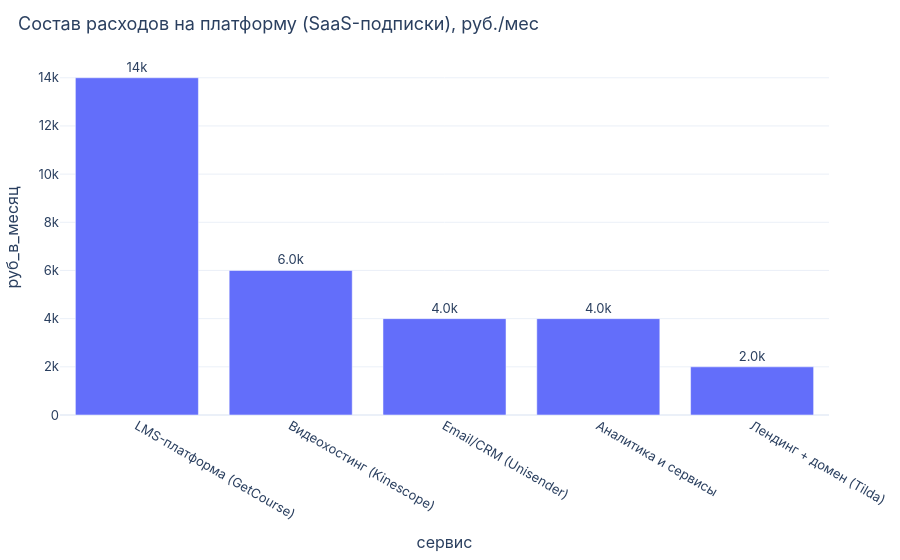

Here is the notebook cell this chart was saved with:
### Markdown cell above
### Закупки и подрядчики

Что именно покупаем для запуска, как часто и почему у этих контрагентов. Сумма SaaS-подписок формирует строку «Платформа», эквайринг — комиссию в P&L (раздел 10).

### Code cell
# Что и у кого закупаем для запуска школы - это наши контрагенты-поставщики.
# Сумма SaaS-подписок даёт строку «Платформа», а эквайринг - комиссию в P&L (раздел 10).
PLATFORM_ITEMS = {
    "LMS-платформа (GetCourse)": 14000,
    "Видеохостинг (Kinescope)": 6000,
    "Email/CRM (Unisender)": 4000,
    "Лендинг + домен (Tilda)": 2000,
    "Аналитика и сервисы": 4000,
}
PLATFORM_COST = sum(PLATFORM_ITEMS.values())   # 30 000 руб./мес - сумма подписок
ACQUIRING_RATE = 0.035                          # ЮKassa, базовый тариф онлайн-эквайринга

procurement = pd.DataFrame([
    {"закупка": "LMS-платформа (GetCourse)", "как часто": "подписка, ежемесячно",
     "стоимость": "14 000 ₽/мес", "почему этот контрагент": "зрелый игрок, готовые интеграции и приём оплат"},
    {"закупка": "Видеохостинг (Kinescope)", "как часто": "подписка, ежемесячно",
     "стоимость": "6 000 ₽/мес", "почему этот контрагент": "российский сервис, видео без блокировок"},
    {"закупка": "Email/CRM (Unisender)", "как часто": "подписка, ежемесячно",
     "стоимость": "4 000 ₽/мес", "почему этот контрагент": "автоворонки прогрева лидов"},
    {"закупка": "Лендинг + домен (Tilda)", "как часто": "подписка, ежемесячно",
     "стоимость": "2 000 ₽/мес", "почему этот контрагент": "быстрый запуск без разработчика"},
    {"закупка": "Аналитика и сервисы", "как часто": "ежемесячно",
     "стоимость": "4 000 ₽/мес", "почему этот контрагент": "трекинг конверсий, чат-боты"},
    {"закупка": "Эквайринг (ЮKassa)", "как часто": "с каждой продажи",
     "стоимость": "3,5% с чека", "почему этот контрагент": "стандартный онлайн-эквайринг"},
    {"закупка": "Компоненты welcome-box", "как часто": "партия на учеников",
     "стоимость": "770 ₽/ученик", "почему этот контрагент": "вовлечение и «вау» (см. раздел 6)"},
    {"закупка": "Эксперты-подрядчики", "как часто": "разово, по гонорару",
     "стоимость": "гонорар", "почему этот контрагент": "гостевые модули косметолога/стилиста"},
])
display(procurement)

platform_df = pd.DataFrame([{"сервис": k, "руб_в_месяц": v} for k, v in PLATFORM_ITEMS.items()])
platform_fig = build_bar(
    platform_df.sort_values("руб_в_месяц", ascending=False),
    x="сервис", y="руб_в_месяц",
    title="Состав расходов на платформу (SaaS-подписки), руб./мес",
)
platform_fig.show()

print(f"Платформа = сумма SaaS-подписок = {PLATFORM_COST:,} руб./мес.")
print(f"Эквайринг = {ACQUIRING_RATE:.1%} с каждой оплаты (ЮKassa).")
print("Это закрывает закупочную часть: что покупаем, как часто, сколько и почему именно у этих контрагентов.")

### Figure 1 — Plotly figure (JSON) as saved in the notebook; plotly's stock layout.template omitted (floating-point values rounded to 4 significant figures)
{"data": [{"cliponaxis": false, "hovertemplate": "сервис=%{x}<br>руб_в_месяц=%{y}<extra></extra>", "legendgroup": "", "marker": {"color": "#636efa", "pattern": {"shape": ""}}, "name": "", "orientation": "v", "showlegend": false, "textposition": "outside", "texttemplate": "%{y:.2s}", "type": "bar", "x": ["LMS-платформа (GetCourse)", "Видеохостинг (Kinescope)", "Email/CRM (Unisender)", "Аналитика и сервисы", "Лендинг + домен (Tilda)"], "xaxis": "x", "y": [14000, 6000, 4000, 4000, 2000], "yaxis": "y"}], "layout": {"barmode": "relative", "colorway": ["#5B6CFF", "#FF7E7E", "#33C7A4", "#FFB547", "#9B6BFF", "#3B98FF"], "font": {"family": "Inter, Arial, sans-serif", "size": 13}, "legend": {"tracegroupgap": 0}, "margin": {"b": 40, "l": 40, "r": 20, "t": 60}, "title": {"font": {"size": 18}, "text": "Состав расходов на платформу (SaaS-подписки), руб./мес", "x": 0.02, "xanchor": "left"}, "xaxis": {"anchor": "y", "domain": [0.0, 1.0], "title": {"text": "сервис"}}, "yaxis": {"anchor": "x", "domain": [0.0, 1.0], "title": {"text": "руб_в_месяц"}}}}
